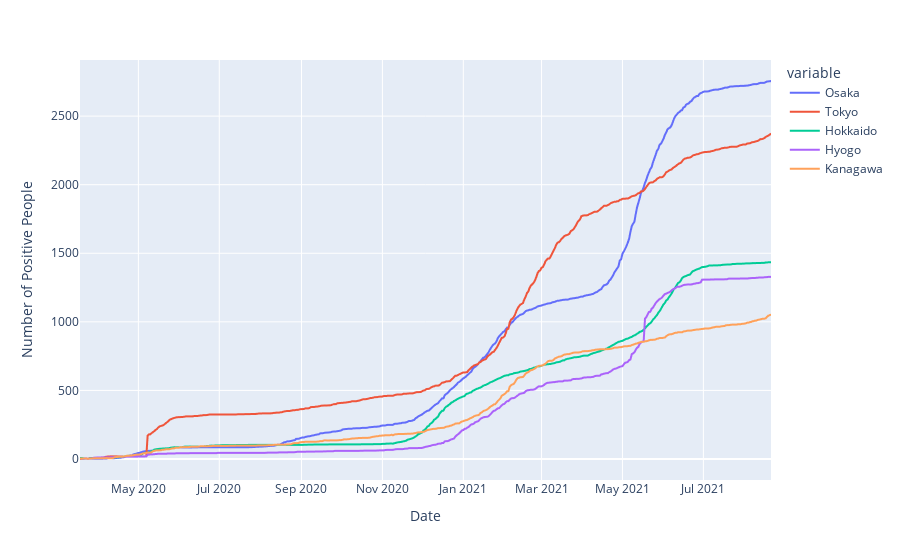

Source (notebook cell):
### Code cell
# draw line chart

fig =px.line(
    df_death,
    y=['Osaka', 'Tokyo', 'Hokkaido', 'Hyogo', 'Kanagawa'],
    labels={'value': 'Number of Positive People', 'varible': 'locations'}
)
fig.show()

### Figure 1 — Plotly figure (JSON) as saved in the notebook; plotly's stock layout.template omitted (floating-point values rounded to 4 significant figures; data arrays with more than 128 entries replaced by an {"elided": "..."} marker saying what was removed)
{"data": [{"hovertemplate": "variable=Osaka<br>Date=%{x}<br>Number of Positive People=%{y}<extra></extra>", "legendgroup": "Osaka", "line": {"color": "#636efa", "dash": "solid"}, "marker": {"symbol": "circle"}, "mode": "lines", "name": "Osaka", "showlegend": true, "type": "scattergl", "x": {"elided": "522 str values"}, "xaxis": "x", "y": {"elided": "522 int values"}, "yaxis": "y"}, {"hovertemplate": "variable=Tokyo<br>Date=%{x}<br>Number of Positive People=%{y}<extra></extra>", "legendgroup": "Tokyo", "line": {"color": "#EF553B", "dash": "solid"}, "marker": {"symbol": "circle"}, "mode": "lines", "name": "Tokyo", "showlegend": true, "type": "scattergl", "x": {"elided": "522 str values"}, "xaxis": "x", "y": {"elided": "522 int values"}, "yaxis": "y"}, {"hovertemplate": "variable=Hokkaido<br>Date=%{x}<br>Number of Positive People=%{y}<extra></extra>", "legendgroup": "Hokkaido", "line": {"color": "#00cc96", "dash": "solid"}, "marker": {"symbol": "circle"}, "mode": "lines", "name": "Hokkaido", "showlegend": true, "type": "scattergl", "x": {"elided": "522 str values"}, "xaxis": "x", "y": {"elided": "522 int values"}, "yaxis": "y"}, {"hovertemplate": "variable=Hyogo<br>Date=%{x}<br>Number of Positive People=%{y}<extra></extra>", "legendgroup": "Hyogo", "line": {"color": "#ab63fa", "dash": "solid"}, "marker": {"symbol": "circle"}, "mode": "lines", "name": "Hyogo", "showlegend": true, "type": "scattergl", "x": {"elided": "522 str values"}, "xaxis": "x", "y": {"elided": "522 int values"}, "yaxis": "y"}, {"hovertemplate": "variable=Kanagawa<br>Date=%{x}<br>Number of Positive People=%{y}<extra></extra>", "legendgroup": "Kanagawa", "line": {"color": "#FFA15A", "dash": "solid"}, "marker": {"symbol": "circle"}, "mode": "lines", "name": "Kanagawa", "showlegend": true, "type": "scattergl", "x": {"elided": "522 str values"}, "xaxis": "x", "y": {"elided": "522 int values"}, "yaxis": "y"}], "layout": {"legend": {"title": {"text": "variable"}, "tracegroupgap": 0}, "margin": {"t": 60}, "xaxis": {"anchor": "y", "domain": [0, 1], "title": {"text": "Date"}}, "yaxis": {"anchor": "x", "domain": [0, 1], "title": {"text": "Number of Positive People"}}}}
